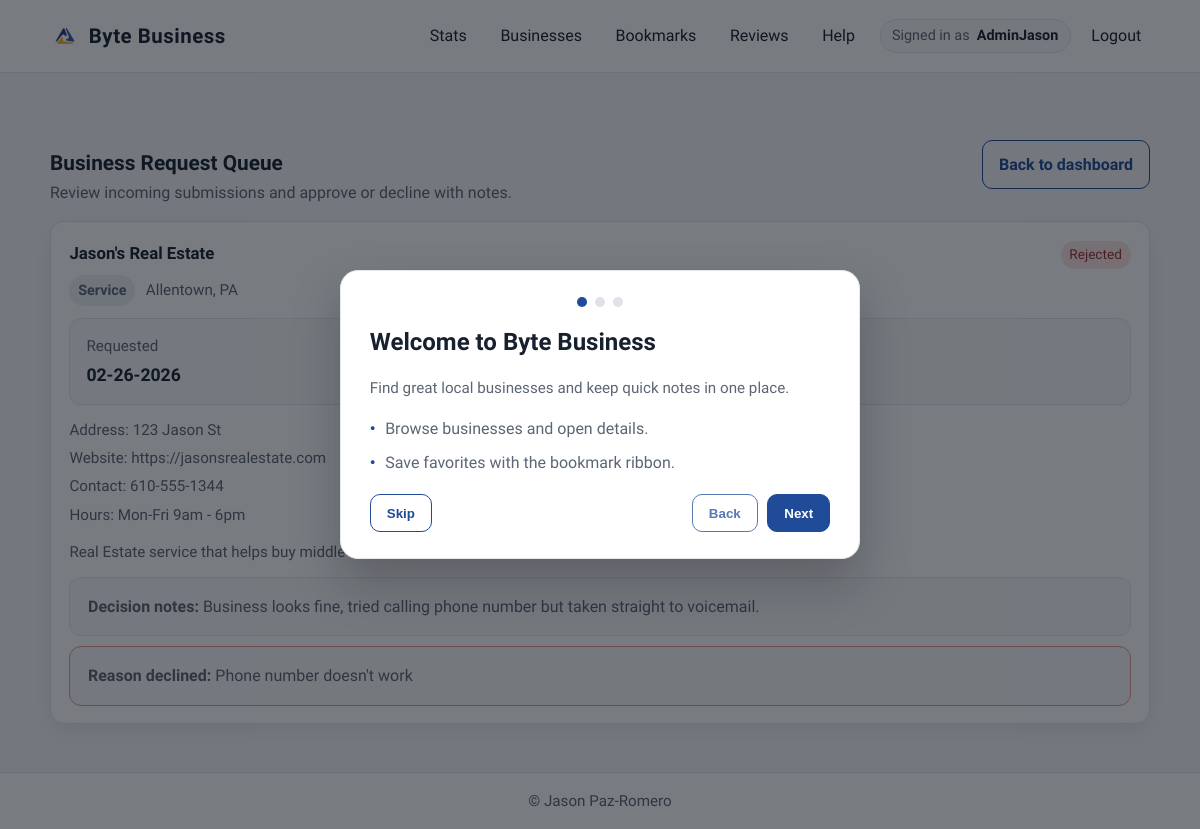
Page /business-requests/admin (signed in) on the committed database.
### app/models.py (models this page shows)
class User(db.Model, UserMixin):
    id = db.Column(db.Integer, primary_key=True)
    username = db.Column(db.String(150), unique=True, nullable=False)
    email = db.Column(db.String(150), unique=True, nullable=False)
    password = db.Column(db.String(256), nullable=False)
    created_at = db.Column(db.DateTime, default=datetime.utcnow)
    is_verified = db.Column(db.Boolean, default=False)
    verified_at = db.Column(db.DateTime, default=None)
    last_verification_email_sent_at = db.Column(db.DateTime, default=None)
    is_admin = db.Column(db.Boolean, default=False)
    is_active = db.Column(db.Boolean, default=True)
    bookmarks = db.relationship("BookMark", back_populates="user", cascade="all, delete-orphan")
    reviews = db.relationship("Review", back_populates="user", cascade="all, delete-orphan")
    redeemed_deals = db.relationship("RedeemDeal", back_populates="user", cascade="all, delete-orphan")
    business_requests = db.relationship("BusinessRequest", back_populates="user", cascade="all, delete-orphan")

class BusinessRequest(db.Model):
    id = db.Column(db.Integer, primary_key=True)
    user_id = db.Column(db.Integer, db.ForeignKey('user.id'), nullable=False)
    business_name = db.Column(db.String(200), nullable=False)
    location = db.Column(db.String(200), nullable=False)
    address = db.Column(db.String(300), nullable=False)
    category = db.Column(db.String(100), nullable=False)
    description = db.Column(db.Text, nullable=True)
    created_at = db.Column(db.DateTime, default=datetime.utcnow)
    website = db.Column(db.String(300), nullable=True)
    contact = db.Column(db.String(50), nullable=True)
    hours = db.Column(db.String(200), nullable=True)
    is_active = db.Column(db.Boolean, default=True)
    decision_notes = db.Column(db.Text, nullable=True)
    reviewed_at = db.Column(db.DateTime, default=None)
    reason_declined = db.Column(db.Text, nullable=True)
    user = db.relationship("User", back_populates="business_requests")

### app/admin_routes.py (the view)
@admin_bp.route("/business-requests/admin", methods=["GET"])
@login_required
def business_requests_admin():
    if not current_user.is_admin:
        flash("You do not have permission to view that page.", "error")
        return redirect(url_for("main.list_businesses"))
    requests = BusinessRequest.query.order_by(BusinessRequest.created_at.desc()).all()
    return render_template("business_requests.html", requests=requests)

### app/auth_routes.py (called while the page is built)
@login_manager.user_loader
def load_user(user_id):
    return User.query.get(int(user_id))

### app/templates/business_requests.html (shortened to what this page needs)
{% extends "base.html" %}
{% block content %}
<div class="container">
  <section class="section">
    <div class="section-header">
      <div>
        <h2>Business Request Queue</h2>
        <p>Review incoming submissions and approve or decline with notes.</p>
      </div>
      <a class="button subtle" href="{{ url_for('admin.admin_dashboard') }}">Back to dashboard</a>
    </div>
    {% if requests and requests|length > 0 %}
    <div class="card-grid">
      {% for req in requests %}
      {% set requested_on = req.created_at.strftime('%m-%d-%Y') if req.created_at else '—' %}
      {% set reviewed_on = req.reviewed_at.strftime('%m-%d-%Y') if req.reviewed_at else 'Not reviewed yet' %}
      {% set is_reviewed = (not req.is_active) and req.reviewed_at %}
      {% set is_rejected = is_reviewed and req.reason_declined %}
      {% set status_label = 'Pending' if req.is_active else ('Rejected' if is_rejected else 'Approved') %}
      {% set status_style = 'background:#eef1f5;color:#5c6674;' if req.is_active else ('background:#fbe7e7;color:#9c2f2f;' if is_rejected else 'background:#e8f6eb;color:#2f7a40;') %}
      <article class="card">
        <div class="row" style="align-items: baseline;">
          <h3 style="margin: 0;">{{ req.business_name }}</h3>
          <span class="pill" style="{{ status_style }}">{{ status_label }}</span>
        </div>
        <div class="business-meta" style="margin-top: 0.35rem;">
          <span class="badge">{{ req.category }}</span>
          <span>{{ req.location }}</span>
        </div>
        <div class="info-grid" style="margin-top: 0.8rem;">
          <div class="stat">
            <span class="muted">Requested</span>
            <strong>{{ requested_on }}</strong>
          </div>
          <div class="stat">
            <span class="muted">Reviewed</span>
            <strong>{{ reviewed_on }}</strong>
          </div>
        </div>
        <p class="muted" style="margin: 0.8rem 0 0;">Address: {{ req.address }}</p>
        {% if req.website %}
        <p class="muted" style="margin: 0.25rem 0 0;">Website: {{ req.website }}</p>
        {% endif %}
        {% if req.contact %}
        <p class="muted" style="margin: 0.25rem 0 0;">Contact: {{ req.contact }}</p>
        {% endif %}
        {% if req.hours %}
        <p class="muted" style="margin: 0.25rem 0 0;">Hours: {{ req.hours }}</p>
        {% endif %}
        {% if req.description %}
        <p class="muted" style="margin: 0.8rem 0 0;">{{ req.description }}</p>
        {% endif %}
        {% if req.decision_notes %}
        <div class="note" style="margin-top: 0.8rem;">
          <strong>Decision notes:</strong> {{ req.decision_notes }}
        </div>
        {% endif %}
        {% if req.reason_declined %}
        <div class="note" style="margin-top: 0.6rem; border-color:#e79a9a;">
          <strong>Reason declined:</strong> {{ req.reason_declined }}
        </div>
        {% endif %}
      </article>
      {% endfor %}
    </div>
    {% else %}
    <div class="card">
      <h3 style="margin-top: 0;">No pending requests</h3>
      <p class="muted">There are no business requests to review right now.</p>
    </div>
    {% endif %}
  </section>
</div>
{% endblock %}

### app/templates/base.html (shortened to what this page needs)
<!doctype html>
<html lang="en">
<head>
  <link rel="stylesheet" href="{{ url_for('static', filename='styles.css') }}">
</head>
<body>
  <header class="site-header">
    <div class="container header-inner">
      <div class="brand">
        <img class="brand-logo" src="{{ url_for('static', filename='FBLA-Symbol.png') }}" alt="FBLA logo">
        <span>Byte Business</span>
      </div>
      <nav class="nav-links">
        {% if current_user.is_authenticated %}
        <a href="{{ url_for('main.stats') }}">Stats</a>
        <a href="/businesses">Businesses</a>
        <a href="{{ url_for('bookmarks.view_bookmarks') }}">Bookmarks</a>
        <a href="{{ url_for('main.reviews') }}">Reviews</a>
        <a href="{{ url_for('main.help') }}">Help</a>
        <div class="nav-right">
          <span class="nav-user">
            <span class="nav-user-label">Signed in as</span>
            <span class="nav-user-name">{{ current_user.username }}</span>
          </span>
          <a href="{{ url_for('auth.logout') }}">Logout</a>
        </div>
        {% else %}
        <a href="{{ url_for('main.home') }}">Home</a>
        <a href="/businesses">Businesses</a>
        <a href="{{ url_for('auth.login') }}">Login</a>
        <a class="button subtle" href="{{ url_for('auth.register') }}">Register</a>
        {% endif %}
      </nav>
    </div>
  </header>
  <main class="page">
    {% block content %}{% endblock %}
  </main>
  <div class="onboarding" data-onboarding hidden>
    <div class="onboarding-card" role="dialog" aria-modal="true" aria-labelledby="onboarding-title">
      <div class="onboarding-progress" aria-hidden="true">
        <span class="onboarding-dot is-active" data-dot></span>
        <span class="onboarding-dot" data-dot></span>
        <span class="onboarding-dot" data-dot></span>
      </div>
      <div class="onboarding-slide is-active" data-slide="0">
        <h2 id="onboarding-title">Welcome to Byte Business</h2>
        <p class="muted">Find great local businesses and keep quick notes in one place.</p>
        <ul class="list">
          <li>Browse businesses and open details.</li>
          <li>Save favorites with the bookmark ribbon.</li>
        </ul>
      </div>
      <div class="onboarding-actions">
        <button class="button subtle" type="button" data-skip>Skip</button>
        <div class="onboarding-nav">
          <button class="button subtle" type="button" data-back disabled>Back</button>
          <button class="button" type="button" data-next>Next</button>
        </div>
      </div>
    </div>
  </div>
  <footer class="site-footer">
    <div class="container footer-inner">
      <span>&copy; Jason Paz-Romero</span>
    </div>
  </footer>
</body>
</html>

### rows in the picture
User: username "AdminJason"
BusinessRequest: business_name "Jason's Real Estate", status_label "Rejected", category "Service", location "Allentown, PA", requested_on "02-26-2026", address "123 Jason St", website "https://jasonsrealestate.com", contact "610-555-1344", hours "Mon-Fri 9am - 6pm", description "Real Estate service that helps buy middle-class homes.", decision_notes "Business looks fine, tried calling phone number but taken straight to voicemail.", reason_declined "Phone number doesn't work"
